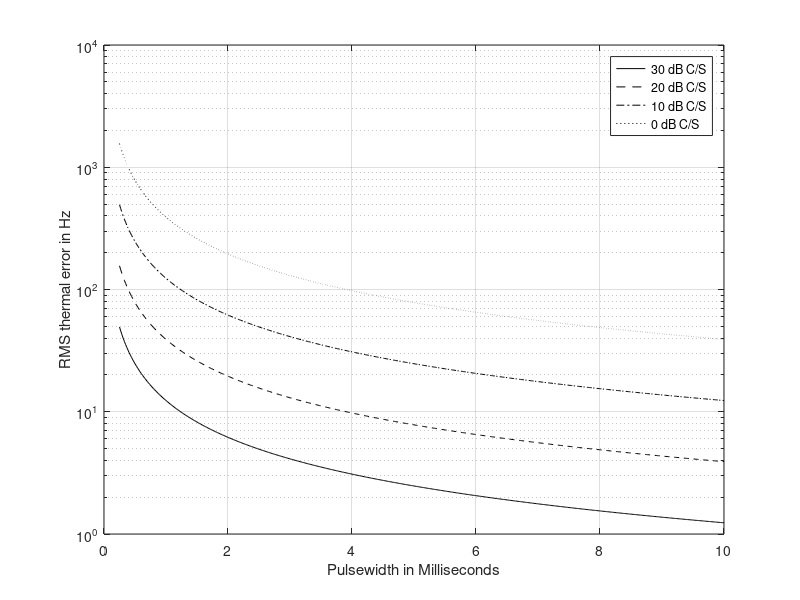

Reproduce this figure in MATLAB.
% Use this program to reproduce Fig. 1.8 in the text
clear all
close all
tau = linspace(.25,10,500);
taum = tau .* 1e-3;
C_S = [30 20 10 0];
c_s = 10.^(C_S./10);
for n = 1:size(C_S,2)
    val1 = 1 / (1.81*sqrt(2*c_s(n)));
    sigma(n,:) = val1 ./ taum;
end
figure (1)
semilogy(tau,sigma(1,:),'k',tau,sigma(2,:),'k-- ',tau,sigma(3,:),'k-.', ...
    tau,sigma(4,:),'k:');
xlabel('Pulsewidth in Milliseconds')
ylabel('RMS thermal error in Hz')
legend('30 dB C/S','20 dB C/S','10 dB C/S','0 dB C/S')
grid
    
    
    